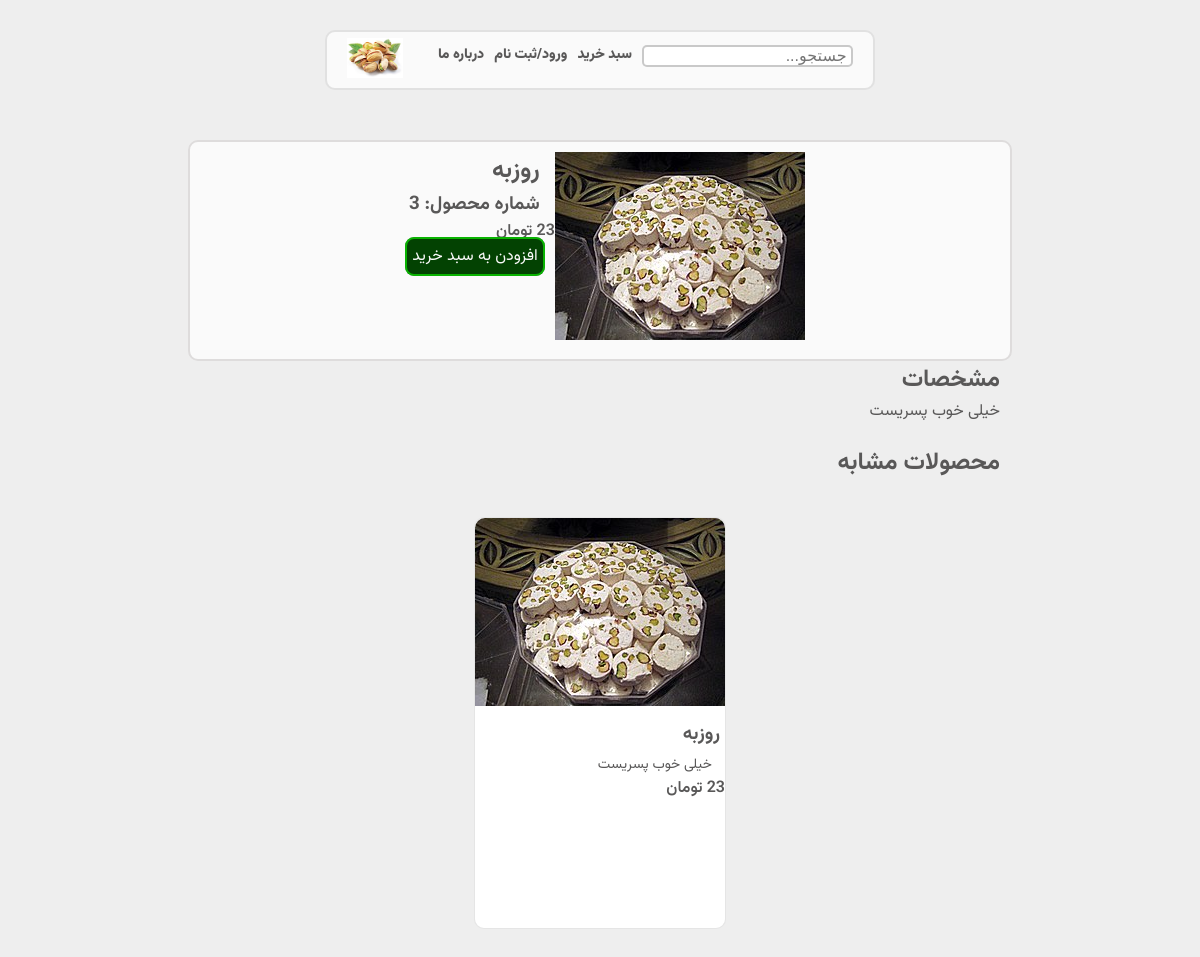
Page /product/3/روزبه on the earlier database version.
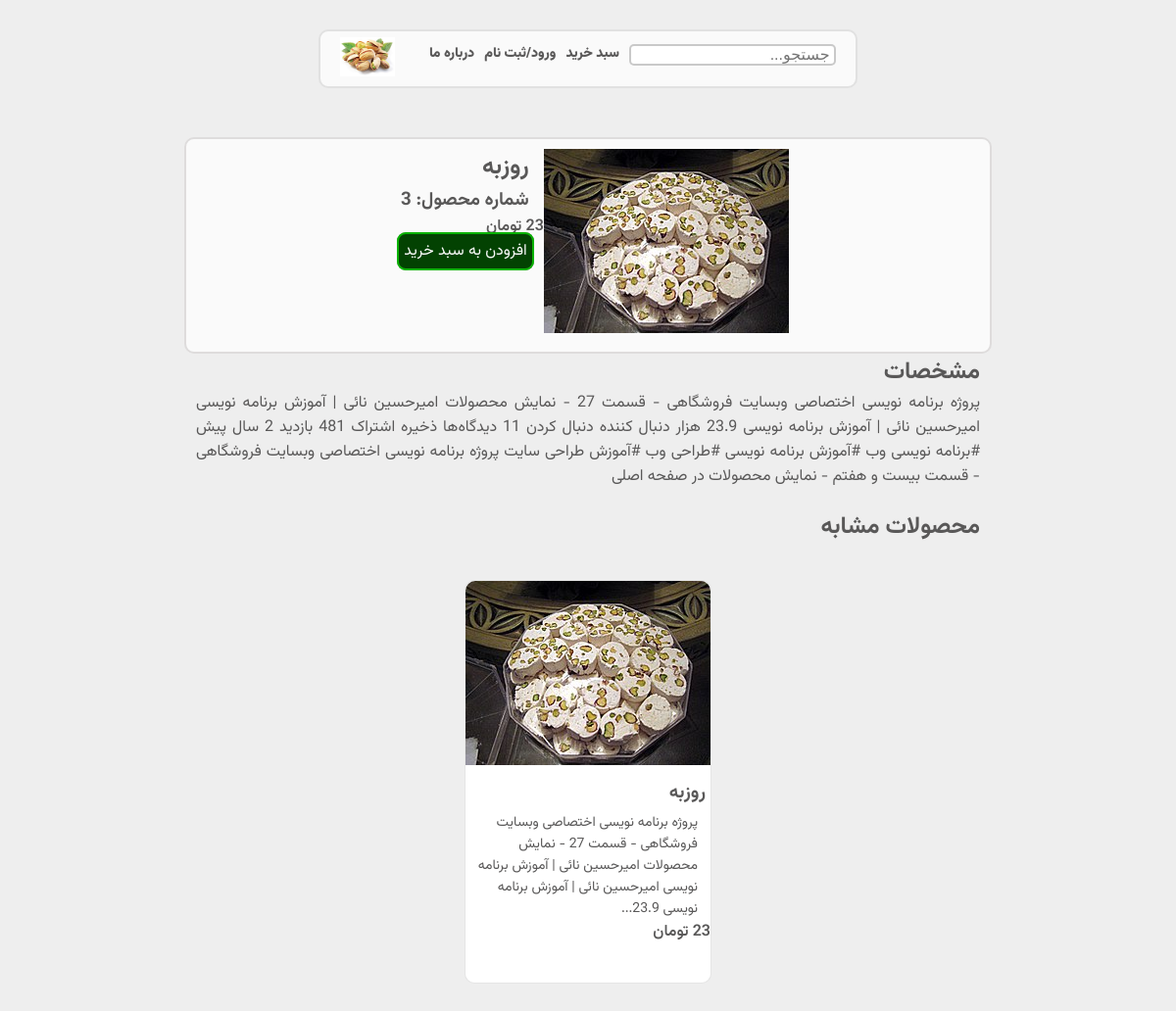
Same page on the later database version.
### models/product.py (models this page shows)
class Product(db.Model):
    __tablename__ = "products"
    id = Column(Integer, primary_key=True)
    name = Column(String, unique=True, nullable=False, index=True)
    description = Column(String, nullable=False, index=True)
    price = Column(Integer, nullable=False, index=True)
    active = Column(Integer, nullable=False, index=True)

### blueprint/general.py (the view)
@app.route('/product/<int:id>/<name>')
def product(id, name):
    products = Product.query.filter(Product.id == id).filter(Product.name == name).filter(Product.active == 1)\
        .first_or_404()
    another_product = Product.query.filter(Product.active == 1).filter(Product.name.like(f'%{products.name[0:5]}%')).order_by(func.random()).limit(3).all()
    return render_template('product.html', products=products, another_product=another_product)

### templates/product.html (shortened to what this page needs)
{% extends "base.html" %}
{% block body %}
    {% include 'part/header.html' %}
    <div class="product-detail">
    <div><img  src="{{ url_for('static',filename='cover/'+products.id|string+'.jpg') }}"></div>
    <section>
    <h1 style="margin-right: 15px">{{products.name}}</h1>
    <h3 style="margin-right: 15px">شماره محصول: {{products.id}}</h3>
       <div>
           <span class="price" style="float: right;padding-left: 10px;">{{ products.price }} </span><br>
           <a class="add-to-cart-btn2"  href="/add-to-cart?id={{products.id}}">افزودن به سبد خرید</a>
       </div>
    </section>
    </div>
<article class="product-description">
<h2>مشخصات</h2>
<p > {{ products.description }}</p>
</article>
    <section class="similar-products-box">
         <h2>محصولات مشابه</h2>
         <section class="products">
                 {% for p in another_product %}
                    {% include 'part/product.html' %}
                 {% endfor %}
         </section>
    </section>
{% endblock %}

### templates/part/product.html (shortened to what this page needs)
<div class="product-box">
<a  style="all:unset;cursor: pointer" href="{{url_for('general.product',id=p.id,name=p.name)}}">
    <section >
       <img src="{{url_for('static',filename='cover/'+p.id|string+'.jpg')}}">
       <h3>{{ p.name }}</h3>
       <p>{{p.description|truncate(150)}}</p>
        <span class="price">
        </span>
    </section>
</a>
</div>

Differences in the rows shown:
changed Product "روزبه": description "خیلی خوب پسریست" → "پروژه برنامه نویسی اختصاصی وبسایت فروشگاهی - قسمت 27 - نمایش محصولات امیرحسین نائی | آموزش برنامه نویسی امیرحسین نائی | آموزش برنامه نویسی 23.9 هزار دنبال کننده دنبال کردن 11 دیدگاه‌ها ذخیره اشتراک 481 بازدید 2 سال پیش #برنامه نویسی وب #آموزش برنامه نویسی #طراحی وب #آموزش طراحی سایت پروژه برنامه نویسی اختصاصی وبسایت فروشگاهی - قسمت بیست و هفتم - نمایش محصولات در صفحه اصلی"; description "خیلی خوب پسریست" → "پروژه برنامه نویسی اختصاصی وبسایت فروشگاهی - قسمت 27 - نمایش محصولات امیرحسین نائی | آموزش برنامه نویسی امیرحسین نائی | آموزش برنامه نویسی 23.9..."
